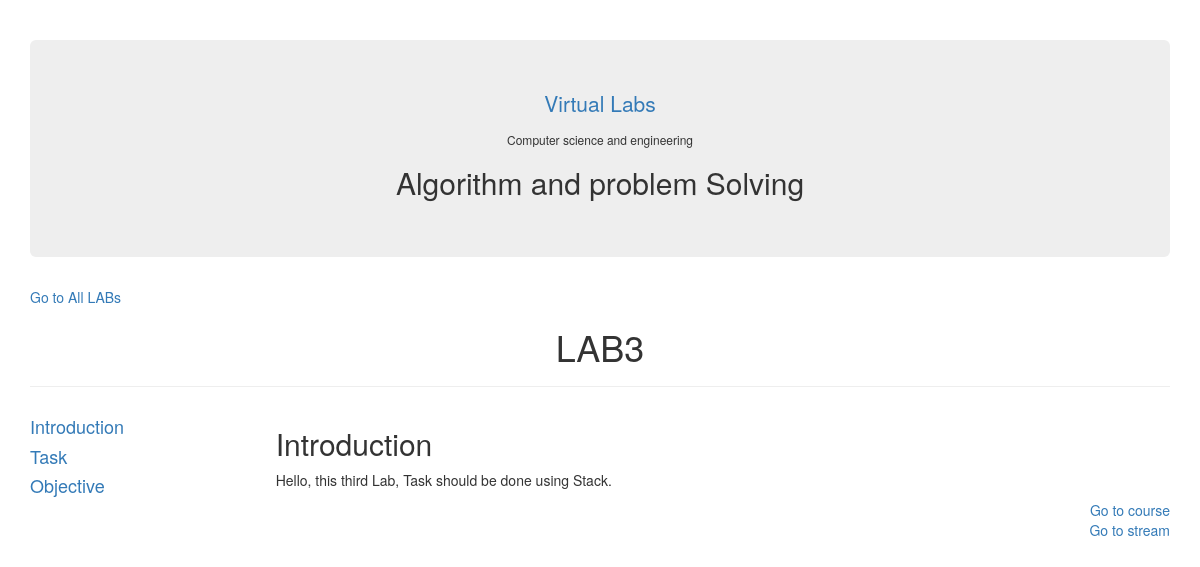
/list_of_labs/LAB3, run on the app's committed database.
### vlabs/models.py (models this page shows)
class List_of_labs(models.Model):
    list_of_labs = models.TextField()
    Introduction = models.TextField()
    objective = models.TextField()

### vlabs/views.py (the view)
# urls.py: url(r'^list_of_labs/(?P<name>[\S]+)/?$', views.lab, name="lab"),
def lab(request, name):
    lab = List_of_labs.objects.get(list_of_labs=name)
    return render(request, "vlabs/LAB.html",{"lab":lab, "labNo": name,"action":"Introduction"})

### templates/vlabs/LAB.html (shortened to what this page needs)
<!DOCTYPE html>
<html lang="en" xmlns="http://www.w3.org/1999/html" xmlns="http://www.w3.org/1999/html">
<head>
  <link rel="stylesheet" href="https://maxcdn.bootstrapcdn.com/bootstrap/3.3.7/css/bootstrap.min.css">
</head>
</head>
<body>
<div class="container">
    <div class="page-header">
  <div class="jumbotron">
      <a href="/"  style="text-align: center"><p>Virtual Labs</p></a>
      <h6 style="text-align: center">Computer science and engineering</h6>
      <h2 style="text-align: center">Algorithm and problem Solving</h2>
</div>
        <a href="/list_of_labs">Go to All LABs</a>
        <h1 style="text-align: center">{{ labNo }}</h1>
    </div>
        <div>
            <div class="row">
        <div class="col-sm-6 col-lg-6 col-md-6 imgcntr container" style="width: 21%">
        <h4><a href="/list_of_labs/LAB1">Introduction</a></br></h4>
            <h4><a href={% url 'task' labNo %}>Task</a></br></h4>
            <h4><a href="{% url 'objective' labNo %}">Objective</a></br></h4>
        </div>
                <div class="col-sm-6 col-lg-6 col-md-6 imgcntr" style="width: 79%">
                    {% if action == "Introduction" %}
                    <h2>Introduction</h2>
                        <p>{{ lab.Introduction }}</p>
                    {% else %}
                    <h2>Objective</h2>
                        <p>{{ lab.objective }}</p>
                    {% endif %}
                <a href="/problemSolving" style="float: right">Go to course</a>
        <br>
        <a href="/stream" style="float: right">Go to stream</a>
                </div>
        </div>
        </div>
    </div>
</body>
</html>

### data on the page
List_of_labs: list_of_labs "LAB3", Introduction "Hello, this third Lab, Task should be done using Stack."
